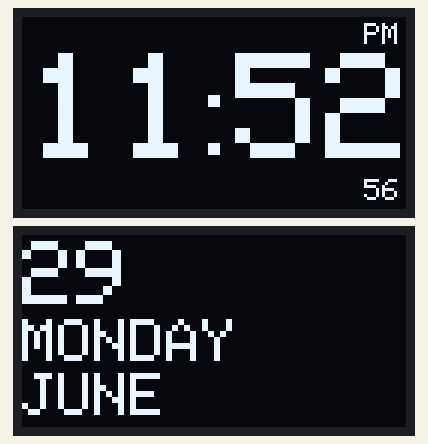
Simulated run of this sketch. Board: Arduino Uno, built with avr-gcc and run on an emulated ATmega328P. On the bench: 2 × 128×64 one-colour display.

Above: at 0.4 s.
At 5.7 s:
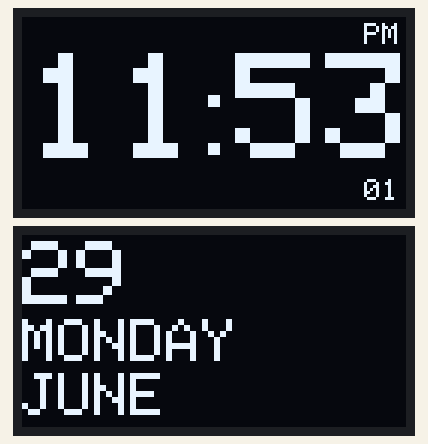
At 9.9 s:
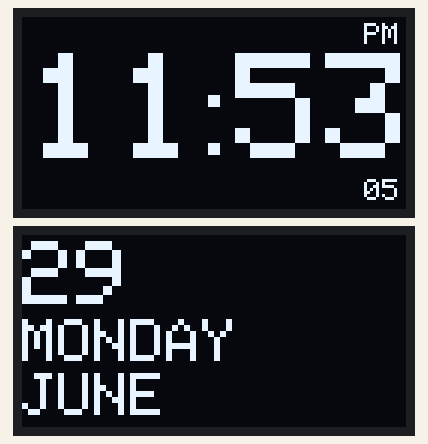
At 19.4 s:
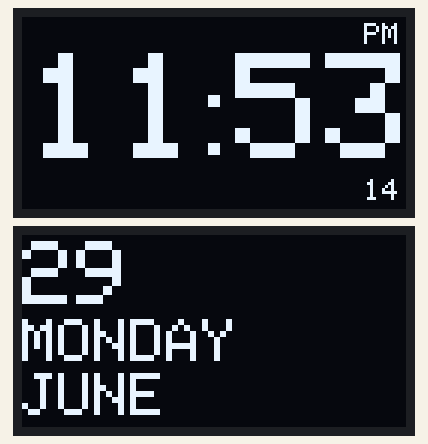
At 28.9 s:
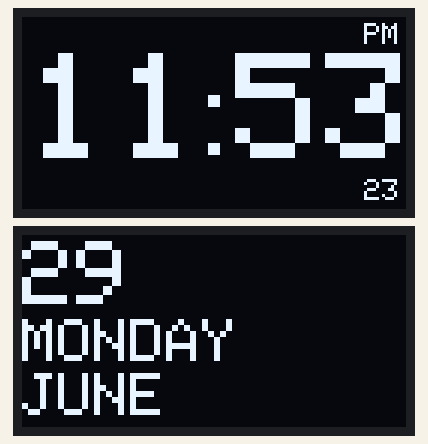
At 38.4 s:
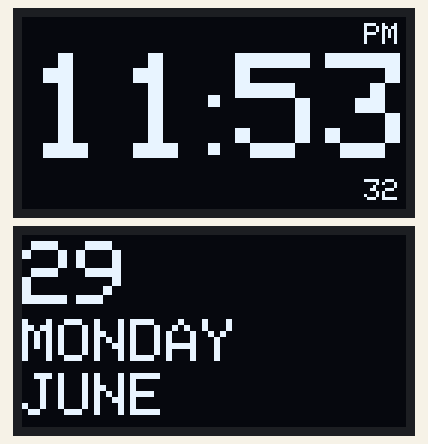

Measured:
- what the display in image 0 shows lasts 1.0 s, from 0.4 s to 1.4 s
- what the display in image 1 shows lasts 1.1 s, from 5.6 s to 6.7 s

The sketch:

Dual_Display_Test_UI.ino
```cpp
#include <Wire.h>
#include <Adafruit_GFX.h>
#include <Adafruit_SSD1306.h>

// --- Display Configuration ---
#define SCREEN_WIDTH 128
#define SCREEN_HEIGHT 64
#define OLED_RESET -1

// Instantiate both screens independently
Adafruit_SSD1306 displayClock(SCREEN_WIDTH, SCREEN_HEIGHT, &Wire, OLED_RESET);
Adafruit_SSD1306 displayCalendar(SCREEN_WIDTH, SCREEN_HEIGHT, &Wire, OLED_RESET);

void setup() {
  Serial.begin(115200);
  delay(250);

  if(!displayClock.begin(SSD1306_SWITCHCAPVCC, 0x3C)) {
    Serial.println(F("Display 1 (Clock) failed! Check wiring."));
    for(;;);
  }

  if(!displayCalendar.begin(SSD1306_SWITCHCAPVCC, 0x3D)) {
    Serial.println(F("Display 2 (Calendar) failed! Address issue."));
    for(;;);
  }

  displayClock.setRotation(0);
  displayClock.setTextWrap(false);

  displayCalendar.setRotation(0);
  displayCalendar.setTextWrap(false);
}

void loop() {
  // Dummy time variables for the UI test
  static int dummyHour = 11;
  static int dummyMin = 52;
  static int dummySec = 55;

  // Increment dummy time
  dummySec++;
  if (dummySec > 59) { dummySec = 0; dummyMin++; }
  if (dummyMin > 59) { dummyMin = 0; dummyHour++; }
  if (dummyHour > 12) { dummyHour = 1; }

  // --------------------------------------------------
  // RENDER SCREEN 1: FULL DISPLAY CLOCK (0x3C)
  // --------------------------------------------------
  displayClock.clearDisplay();
  displayClock.setTextColor(SSD1306_WHITE);

  char timeHour[3], timeMin[3], timeSec[3];
  sprintf(timeHour, "%02d", dummyHour);
  sprintf(timeMin, "%02d", dummyMin);
  sprintf(timeSec, "%02d", dummySec);

  // 1. Massive Size 5 Time (100% untouched, Y=12)
  displayClock.setTextSize(5);

  displayClock.setCursor(2, 12);
  displayClock.print(timeHour);

  displayClock.fillRect(62, 26, 4, 4, SSD1306_WHITE);
  displayClock.fillRect(62, 42, 4, 4, SSD1306_WHITE);

  displayClock.setCursor(71, 12);
  displayClock.print(timeMin);

  // 2. Corner Data (Size 1)
  displayClock.setTextSize(1);

  // Top Right Corner: AM/PM (Y=2, safely above the Size 5 text)
  displayClock.setCursor(114, 2);
  displayClock.print(F("PM"));

  // Bottom Right Corner: Seconds only (Y=54, safely below the Size 5 text)
  displayClock.setCursor(114, 54);
  displayClock.print(timeSec);

  displayClock.display();

  // --------------------------------------------------
  // RENDER SCREEN 2: LOCKED LEFT CALENDAR (0x3D)
  // --------------------------------------------------
  displayCalendar.clearDisplay();
  displayCalendar.setTextColor(SSD1306_WHITE);

  // Line 1: Date (Size 3)
  displayCalendar.setTextSize(3);
  displayCalendar.setCursor(0, 2);
  displayCalendar.print(F("29"));

  // Line 2: "MONDAY" (Size 2)
  displayCalendar.setTextSize(2);
  displayCalendar.setCursor(0, 28);
  displayCalendar.print(F("MONDAY"));

  // Line 3: "JUNE" (Size 2)
  displayCalendar.setCursor(0, 46);
  displayCalendar.print(F("JUNE"));

  displayCalendar.display();

  delay(1000);
}
```
